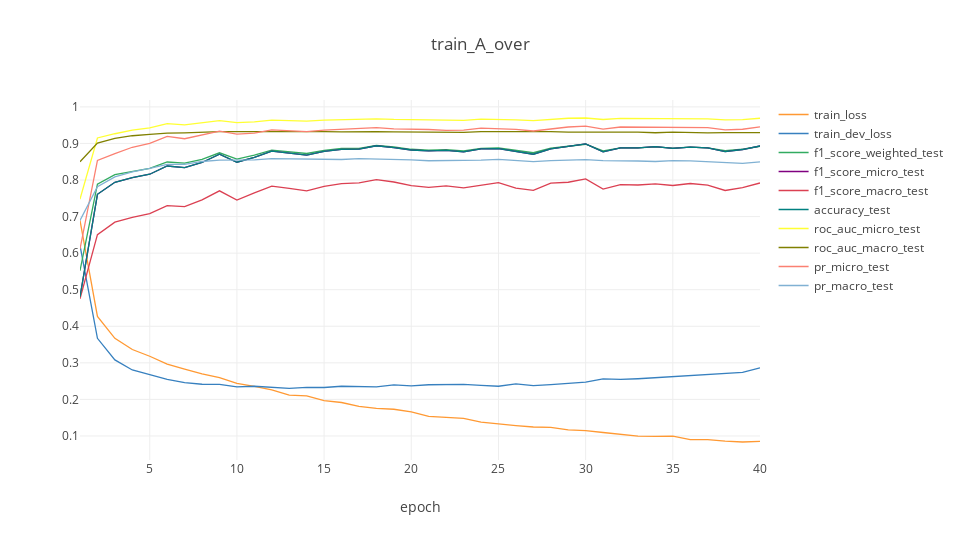
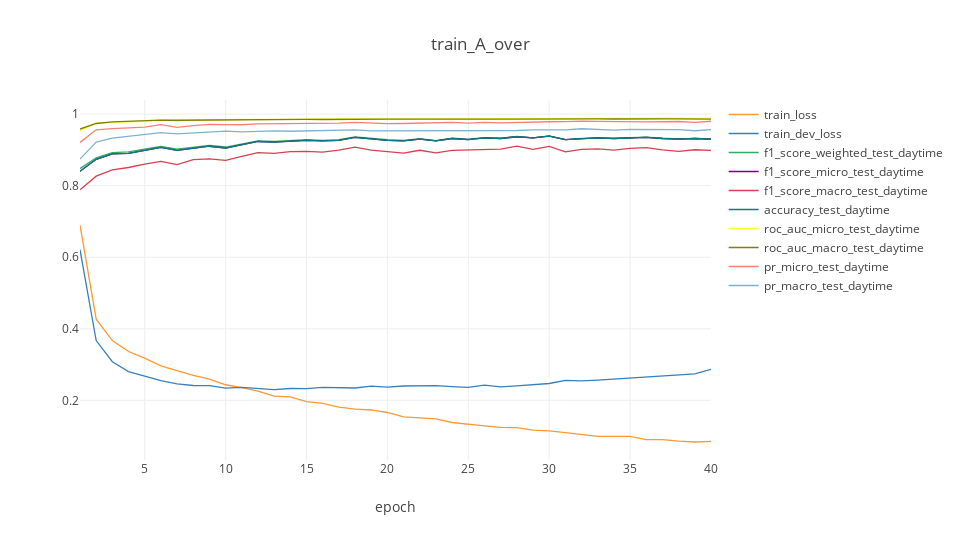
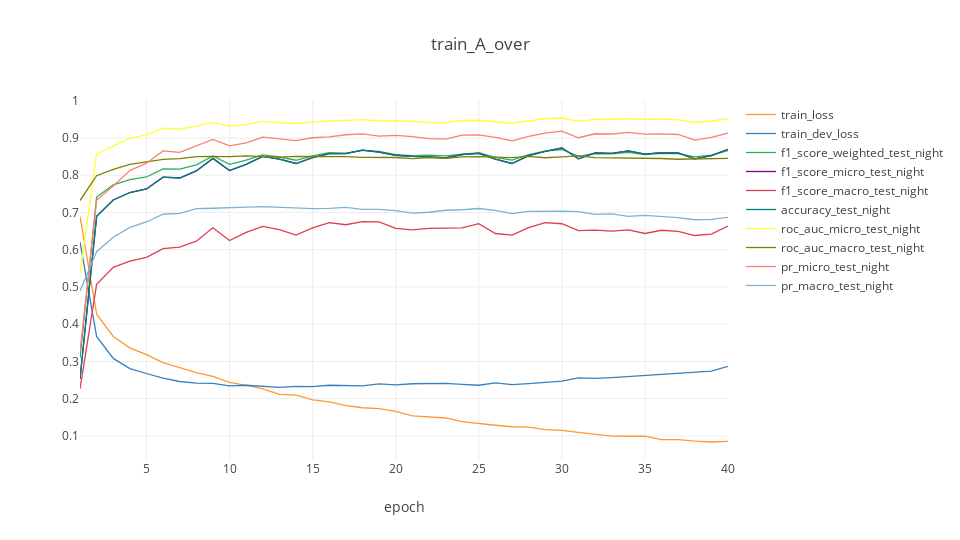
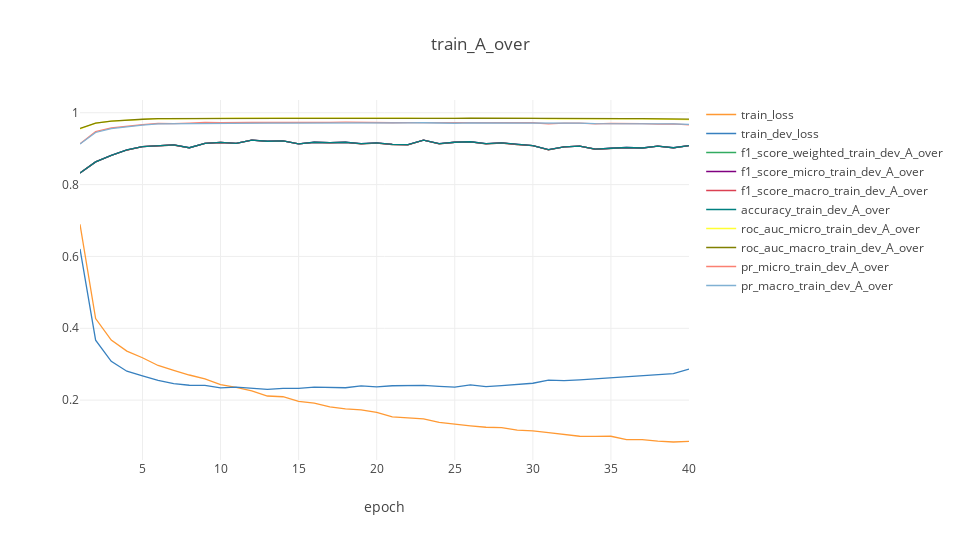

These figures' notebook cell, in order:
### Markdown cell above
### Interactive Plotly Plots ##

### Code cell
cf.go_offline(connected = True)
config = {
    "modeBarButtonsToRemove": ["sendDataToCloud"],
    "displaylogo": False
}
layout = {
    "title": plot_title,
    "xaxis": {
        "title": "epoch"
    },    
    "width": 960,
    "height": 540
}
for data in df.data.unique():
    df_data = df.loc[df.data == data]
    df_data = df_data.drop(columns = ["data"])
    df_data = df_data.set_index("epoch", drop = True)
    df_data = df_data.add_suffix("_" + data)
    df_combined_data = df_combined.merge(df_data, on = "epoch")
    fig = df_combined_data.iplot(layout = layout, asFigure = True)
    py.offline.iplot(fig, show_link = False, config = config)
